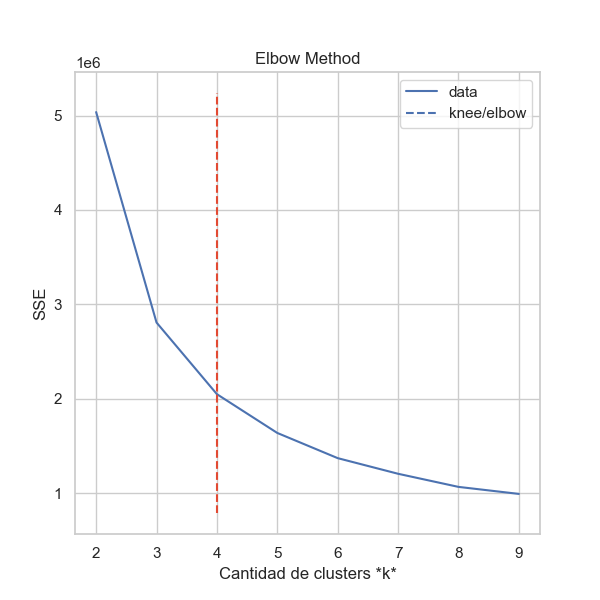

Recreate this plot in Python.
import numpy as np
import pandas as pd
import matplotlib
matplotlib.use('Agg')
import matplotlib.pyplot as plt
from sklearn.preprocessing import StandardScaler, MinMaxScaler, Normalizer
from sklearn.cluster import KMeans
from kneed import KneeLocator
from mpl_toolkits.mplot3d import Axes3D

class KMEANS:
    def __init__(self, n_clusters):
        self.n_clusters = n_clusters
        self.kmeans = KMeans(n_clusters=n_clusters)
        self.data = None
        self.scaler = None
        self.feature_names = None
        self.labels = None
        self.new_data = None
        
    def load_data(self, filename):
        """
        Carga los datos desde un archivo CSV.

        Args:
            filename: Ruta del archivo CSV.
        """
        self.data = pd.read_csv(filename)
        
    def preprocess_data(self):
        """
        Realiza el preprocesamiento básico de los datos.
        Elimina columnas de tipo 'object' y filas con valores nulos.
        """
        if self.data is None:
            raise ValueError("No se han cargado los datos. Utilice el método 'load_data' para cargar los datos desde un archivo CSV.")
        string_columns = self.data.select_dtypes(include=['object']).columns
        self.data = self.data.drop(string_columns, axis=1)
        self.data = self.data.dropna()
        self.feature_names = list(self.data.columns)[:-1]

    def created_df(self, n_clusters, scaler_type):
        """
        Crea un dataframe con los resultados del algoritmo K-means.

        Args:
            n_clusters: Número de clusters.
            scaler_type: Tipo de escala a aplicar.

        Returns:
            new_data: Dataframe con los datos y las etiquetas de cluster asignadas.
            CentroidesP: Dataframe con los centroides de cada cluster.
            count_df: Dataframe con la cantidad de elementos en cada cluster.
        """
        if scaler_type == "StandardScaler":
            self.scaler = StandardScaler()
        elif scaler_type == "MinMaxScaler":
            self.scaler = MinMaxScaler()
        elif scaler_type == "Normalizer":
            self.scaler = Normalizer()
        else:
            raise ValueError("Tipo de estandarización no válido. Los tipos válidos son: 'StandardScaler', 'MinMaxScaler', 'Normalizer'.")

        string_columns = self.data.select_dtypes(include=['object']).columns
        self.data = self.data.drop(string_columns, axis=1)
        self.data = self.data.dropna()

        MEstandarizada = self.scaler.fit_transform(self.data)
        MParticional = KMeans(n_clusters=n_clusters, random_state=0).fit(MEstandarizada)
        labels = MParticional.predict(MEstandarizada)

        self.new_data = self.data
        self.new_data['clusterP'] = labels

        CentroidesP = self.new_data.groupby('clusterP').mean().reset_index()

        # Cantidad de elementos en los clusters
        count_df = self.new_data.groupby('clusterP').size().reset_index(name='count')

        plt.rcParams['figure.figsize'] = (10, 7)
        plt.style.use('ggplot')
        colores=['red', 'blue', 'green', 'yellow']
        asignar=[]
        for row in MParticional.labels_:
            asignar.append(colores[row])

        fig = plt.figure()
        ax = fig.add_subplot(111, projection='3d') # Subgrafico
        ax.scatter(MEstandarizada[:, 0], 
                MEstandarizada[:, 1], 
                MEstandarizada[:, 2], marker='o', c=asignar, s=60)
        ax.scatter(MParticional.cluster_centers_[:, 0], 
                MParticional.cluster_centers_[:, 1], 
                MParticional.cluster_centers_[:, 2], marker='o', c=colores, s=1000)
        plt.savefig('data_k.png')
        plt.close()
        
        return self.new_data, CentroidesP, count_df

    def save_data_frame(self, n_clusters, scaler_type):
        """
        Crea un dataframe con los resultados del algoritmo K-means y lo retorna.

        Args:
            n_clusters: Número de clusters.
            scaler_type: Tipo de escala a aplicar.

        Returns:
            new_data: Dataframe con los datos y las etiquetas de cluster asignadas.
        """
        if scaler_type == "StandardScaler":
            self.scaler = StandardScaler()
        elif scaler_type == "MinMaxScaler":
            self.scaler = MinMaxScaler()
        elif scaler_type == "Normalizer":
            self.scaler = Normalizer()
        else:
            raise ValueError("Tipo de estandarización no válido. Los tipos válidos son: 'StandardScaler', 'MinMaxScaler', 'Normalizer'.")

        MEstandarizada = self.scaler.fit_transform(self.data)
        MParticional = KMeans(n_clusters=n_clusters, random_state=0).fit(MEstandarizada)
        labels = MParticional.predict(MEstandarizada)

        self.new_data = self.data
        self.new_data['clusterP'] = labels
        
        return self.new_data
 
        
    def fit(self, scaler_type="StandardScaler"):
        """
        Ajusta el modelo de K-means a los datos cargados.

        Args:
            scaler_type: Tipo de escala a aplicar.

        Raises:
            ValueError: Si no se han cargado los datos.
        """
        if self.data is None:
            raise ValueError("No se han cargado los datos. Utilice el método 'load_data' para cargar los datos desde un archivo CSV.")
        self.preprocess_data()
        X = self.data.iloc[:, :-1].values
        if scaler_type == "StandardScaler":
            self.scaler = StandardScaler()
        elif scaler_type == "MinMaxScaler":
            self.scaler = MinMaxScaler()
        elif scaler_type == "Normalizer":
            self.scaler = Normalizer()
        else:
            raise ValueError("Tipo de estandarización no válido. Los tipos válidos son: 'StandardScaler', 'MinMaxScaler', 'Normalizer'.")
        
        X_std = self.scaler.fit_transform(X)
        self.kmeans.fit(X_std)
        self.labels = self.kmeans.labels_
        
    def transform(self):
        """
        Realiza la transformación de los datos cargados utilizando el modelo K-means ajustado.

        Returns:
            transformed_df: Dataframe con las componentes transformadas por el modelo K-means.
        """
        if self.data is None:
            raise ValueError("No se han cargado los datos. Utilice el método 'load_data' para cargar los datos desde un archivo CSV.")
        
        self.preprocess_data()
        X = self.data.iloc[:, :-1].values
        X_std = self.scaler.transform(X)
        X_transformed = self.kmeans.transform(X_std)
        
        transformed_df = pd.DataFrame(X_transformed, columns=['Component ' + str(i+1) for i in range(self.n_clusters)])
        
        if 'Label' in self.data.columns:
            transformed_df['Label'] = self.data['Label'].values
        
        return transformed_df
    
    def plot_elbow(self):
        """
        Grafica el método del codo para determinar el número óptimo de clusters.

        Raises:
            ValueError: Si no se han cargado los datos.
        """
        if self.data is None:
            raise ValueError("No se han cargado los datos. Utilice el método 'load_data' para cargar los datos desde un archivo CSV.")
        
        self.preprocess_data()
        X = self.data.iloc[:, :-1].values
        
        SSE = []
        for i in range(2, 10):
            km = KMeans(n_clusters=i, random_state=0)
            km.fit(X)
            SSE.append(km.inertia_)
        
        kl = KneeLocator(range(2, 10), SSE, curve="convex", direction="decreasing")
        kl.plot_knee()
        plt.xlabel('Cantidad de clusters *k*')
        plt.ylabel('SSE')
        plt.title('Elbow Method')
        plt.style.use('ggplot')  # Establecer el estilo del gráfico
        
        plt.savefig('kmeans.png')  # Guardar la imagen en un archivo
        plt.close()  # Cerrar la figura para liberar memoria
